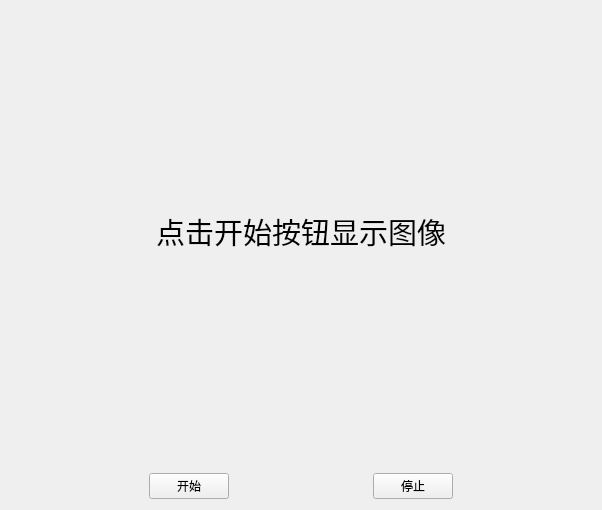
<?xml version="1.0" encoding="UTF-8"?>
<ui version="4.0">
 <class>Widget</class>
 <widget class="QWidget" name="Widget">
  <property name="geometry">
   <rect>
    <x>0</x>
    <y>0</y>
    <width>598</width>
    <height>510</height>
   </rect>
  </property>
  <property name="minimumSize">
   <size>
    <width>0</width>
    <height>0</height>
   </size>
  </property>
  <property name="windowTitle">
   <string>MyCamera</string>
  </property>
  <layout class="QGridLayout" name="gridLayout">
   <item row="2" column="0">
    <spacer name="horizontalSpacer_2">
     <property name="orientation">
      <enum>Qt::Horizontal</enum>
     </property>
     <property name="sizeHint" stdset="0">
      <size>
       <width>40</width>
       <height>20</height>
      </size>
     </property>
    </spacer>
   </item>
   <item row="2" column="1">
    <widget class="QPushButton" name="start">
     <property name="text">
      <string>开始</string>
     </property>
    </widget>
   </item>
   <item row="2" column="2">
    <spacer name="horizontalSpacer">
     <property name="orientation">
      <enum>Qt::Horizontal</enum>
     </property>
     <property name="sizeHint" stdset="0">
      <size>
       <width>40</width>
       <height>20</height>
      </size>
     </property>
    </spacer>
   </item>
   <item row="2" column="3">
    <widget class="QPushButton" name="stop">
     <property name="text">
      <string>停止</string>
     </property>
    </widget>
   </item>
   <item row="2" column="4">
    <spacer name="horizontalSpacer_3">
     <property name="orientation">
      <enum>Qt::Horizontal</enum>
     </property>
     <property name="sizeHint" stdset="0">
      <size>
       <width>40</width>
       <height>20</height>
      </size>
     </property>
    </spacer>
   </item>
   <item row="0" column="0" colspan="5">
    <widget class="QLabel" name="label">
     <property name="minimumSize">
      <size>
       <width>580</width>
       <height>440</height>
      </size>
     </property>
     <property name="font">
      <font>
       <pointsize>22</pointsize>
       <weight>50</weight>
       <italic>false</italic>
       <bold>false</bold>
      </font>
     </property>
     <property name="text">
      <string>点击开始按钮显示图像</string>
     </property>
     <property name="scaledContents">
      <bool>false</bool>
     </property>
     <property name="alignment">
      <set>Qt::AlignCenter</set>
     </property>
    </widget>
   </item>
   <item row="1" column="1">
    <widget class="QWidget" name="widget" native="true"/>
   </item>
  </layout>
 </widget>
 <layoutdefault spacing="6" margin="11"/>
 <resources/>
 <connections/>
</ui>
